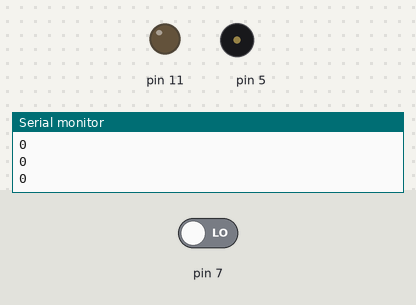
Simulated run of this sketch. Board: Arduino Uno, built with avr-gcc and run on an emulated ATmega328P. Shown: output pins drawn as LEDs (lit = HIGH), buzzer (waves = sounding), the last lines printed to the serial monitor. The inputs (shaded band) are chosen by the test bench; at power-on: pin 7 LOW.

Above: at 1.2 s.
1.3 s: pin 7 driven HIGH
At 1.8 s:
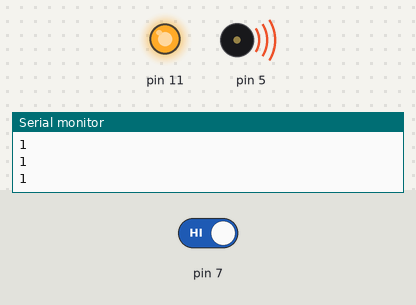
2.8 s: pin 7 driven LOW
At 4.6 s:
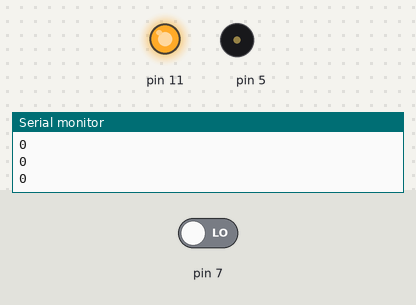
Timing chart, 0 to 6.1 s (numbered marks = the images above; inputs shaded):
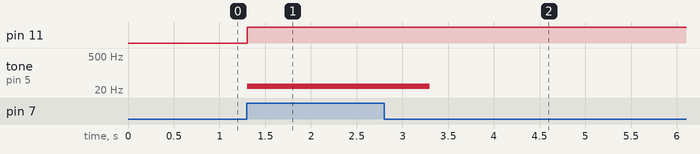

Measured:
- after the input at 1.3 s, pin 11: LOW → HIGH at once; tone on pin 5: silent → 29 Hz at once
- after the input at 2.8 s, tone on pin 5: 29 Hz → silent after 0.50 s

The sketch:

copy_of_epic_bombul_kup1.ino
```cpp
// C++ code
//
void setup()
{
  pinMode(7, INPUT);
  Serial.begin(9600);
  pinMode(5, OUTPUT);
  pinMode(11, OUTPUT);
}

void loop()
{
  Serial.println(digitalRead(7));
  if (digitalRead(7) == 1) {
    tone(5, 29, 500); // play tone 10 (A#0 = 29 Hz)
    digitalWrite(11, HIGH);
  }
  delay(10); // Delay a little bit to improve simulation performance
}
```
